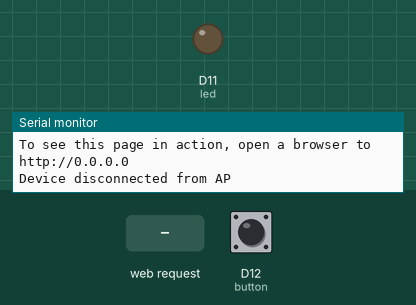
Simulated run of this sketch. Board: Arduino MKR. Shown: output pins drawn as LEDs (lit = HIGH), the last lines printed to the serial monitor. The test bench sets the inputs (shaded band); at power-on: D12 (button) LOW.

Above: at 11.2 s.
11.3 s: HTTP request GET /H received
At 12.3 s:
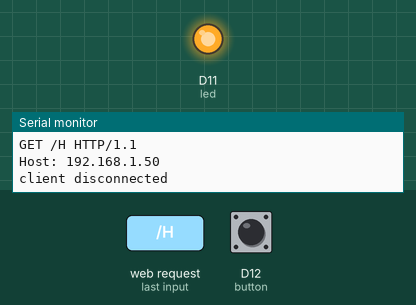
12.8 s: HTTP request GET /L received
At 13.4 s:
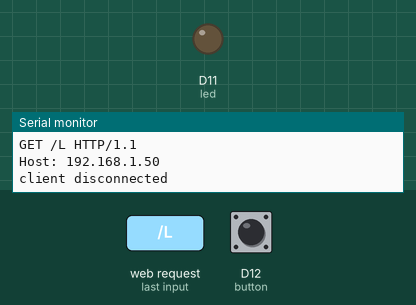
14.3 s: D12 (button) pulled HIGH for 0.15 s
At 15.1 s:
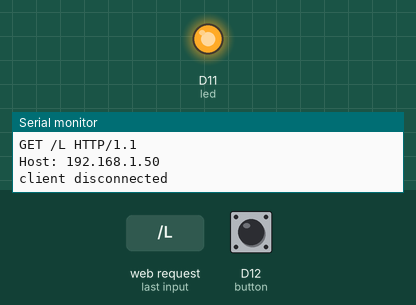
15.9 s: D12 (button) pulled HIGH for 1 s
At 16.3 s:
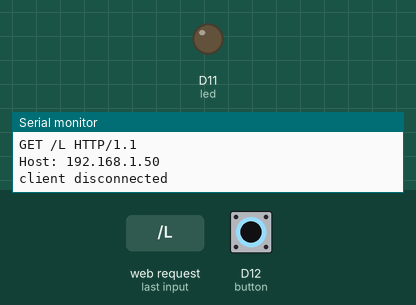
Timing chart, 0 to 18.9 s (numbered marks = the images above; inputs shaded):
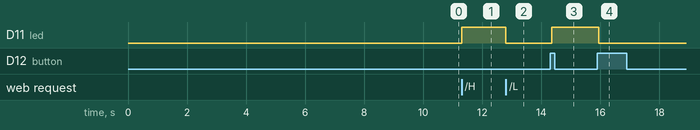

Measured:
- after the input at 11.3 s, D11 (led): LOW → HIGH at once
- after the input at 12.8 s, D11 (led): HIGH → LOW at once
- after the input at 14.3 s, D11 (led): LOW → HIGH after 0.05 s
- after the input at 15.9 s, D11 (led): HIGH → LOW after 0.05 s

The sketch:

AP_LEB_Button_1.1.ino
```cpp
#include <WiFiNINA.h>

char ssid[] = "ArduinoAP";        // your network SSID (name)
char pass[] = "testArduino25";    // your network password (use for WPA, or use as key for WEP)

int led = 11;
int button = 12;

int status = WL_IDLE_STATUS;
WiFiServer server(80);
bool ledState = LOW;

void setup() {
    Serial.begin(9600);
    while (!Serial) {
        ; // wait for serial port to connect. Needed for native USB port only
    }

    Serial.println("Access Point Web Server");

    pinMode(led, OUTPUT);      // set the LED pin mode
    pinMode(button, INPUT);

    if (WiFi.status() == WL_NO_MODULE) {
        Serial.println("Communication with WiFi module failed!");
        while (true);
    }

    String fv = WiFi.firmwareVersion();
    if (fv < WIFI_FIRMWARE_LATEST_VERSION) {
        Serial.println("Please upgrade the firmware");
    }

    Serial.print("Creating access point named: ");
    Serial.println(ssid);

    status = WiFi.beginAP(ssid, pass);
    if (status != WL_AP_LISTENING) {
        Serial.println("Creating access point failed");
        while (true);
    }

    delay(10000); // wait for connection

    server.begin();
    printWiFiStatus();
}

void loop() {
    // Check the button state
    if (digitalRead(button) == HIGH) { // Button pressed
        delay(50); // debounce delay
        if (digitalRead(button) == HIGH) { // Check again after debounce
            ledState = !ledState; // Toggle LED state
            digitalWrite(led, ledState); // Set LED
            // Status ändern, um die AJAX-Anfragen richtig zu bedienen
            while (digitalRead(button) == HIGH); // Kurze Verzögerung, um die Schaltlogik abzukapseln
        }
    }

    // Update WiFi status
    if (status != WiFi.status()) {
        status = WiFi.status();
        if (status == WL_AP_CONNECTED) {
            Serial.println("Device connected to AP");
        } else {
            Serial.println("Device disconnected from AP");
        }
    }

    WiFiClient client = server.available();   // Listen for incoming clients

    if (client) {                             // If you get a client,
        Serial.println("new client");
        String currentLine = "";
        //bool responseSent = false; // Track if response has been sent           // Hold incoming data from the client
        while (client.connected()) {          // Loop while the client is connected
            if (client.available()) {         // If there's bytes to read from the client,
                char c = client.read();       // Read a byte,
                Serial.write(c);              // Print it out the serial monitor
                if (c == '\n') {              // If the byte is a newline character

                    if (currentLine.length() == 0) {
                        // Send an HTTP response headers
                        client.println("HTTP/1.1 200 OK");
                        client.println("Content-type:text/html");
                        client.println();

                        // Send HTML page
                        client.println("<!DOCTYPE html><html><body>");
                        client.print("Click <a href=\"/H\">here</a> to turn the LED on<br>");
                        client.print("Click <a href=\"/L\">here</a> to turn the LED off<br>");

                        // Display the current LED status
                        client.print("Current LED status: ");
                        client.print(ledState ? "On" : "Off");
                        client.println("<br>");

                         // Auto-refresh status every 2 seconds
                        client.println("<script>");
                        client.println("setInterval(function() {");
                        client.println("  var xhr = new XMLHttpRequest();");
                        client.println("  xhr.onreadystatechange = function() {");
                        client.println("    if (xhr.readyState == 4 && xhr.status == 200) {");
                        client.println("      document.getElementById('ledStatus').innerHTML = xhr.responseText;");
                        client.println("    }");
                        client.println("  };");
                        client.println("  xhr.open('GET', '/status', true);");
                        client.println("  xhr.send();");
                        client.println("}, 2000);"); // 2000 ms = 2 seconds

                        client.println("<p id='ledStatus'></p>");
                        client.println("</script>");
                        client.println("</body></html>");
                        //responseSent = true; // Mark response as sent
                        client.println();
                        break; // Exit the while loop
                    } else {
                        currentLine = ""; // Clear the current line
                    }
                }
                else if (c != '\r') {
                    currentLine += c;
                }

                // Process requests to turn the LED on or off
                if (currentLine.endsWith("GET /H")) {
                    digitalWrite(led, HIGH);
                    ledState = true;
                }
                if (currentLine.endsWith("GET /L")) {
                    digitalWrite(led, LOW);
                    ledState = false;
                }
            }
        }

        client.stop();
        Serial.println("client disconnected");
    }

     // Serve status request if available
    if (client.connected()) {
      // Only check for status requests if client is still connected
      String request = client.readStringUntil('\n');
        if (request.startsWith("GET /status")) {
            client.print(ledState ? "On" : "Off");
            client.stop();
        }

    }
}

void printWiFiStatus() {
    Serial.print("SSID: ");
    Serial.println(WiFi.SSID());

    IPAddress ip = WiFi.localIP();
    Serial.print("IP Address: ");
    Serial.println(ip);

    Serial.print("To see this page in action, open a browser to http://");
    Serial.println(ip);
}
```
